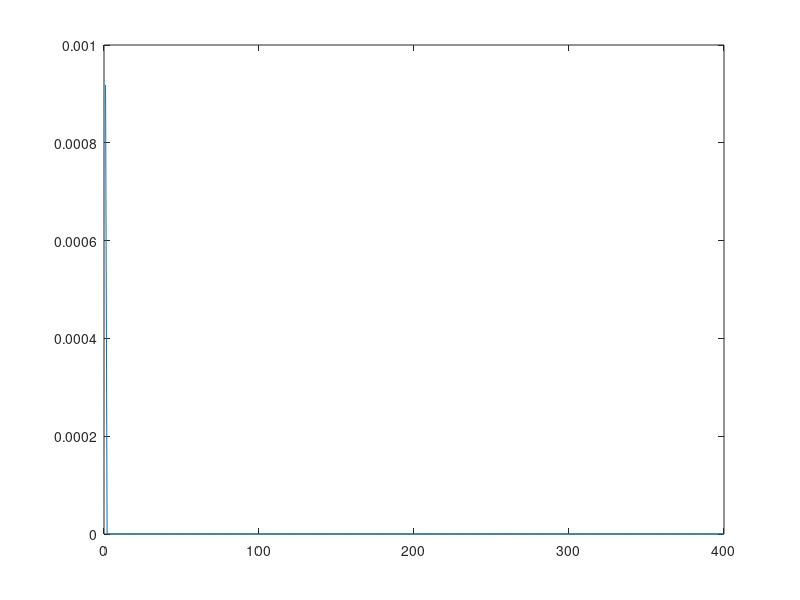

The MATLAB source for this figure:
clc;
clear;
close all;
%F1

K=0.5;
J=0.009;
R=3.4;
r=0.0125;
L=0.47;
d=0.15;
Km=150;
a=0.5*(K^2/(J*R));
Gm=tf([K/(J*R)], [1, K^2/(J*R), 0]);
C0 = tf([Km, Km*a], 1);
Gb = tf([(5/7)*9.81*(r/L)],[1, d, 0]);
Gth=feedback(C0*Gm,1);
%Gth=minreal(Gth,0.0001);
G = Gth*Gb;

%F2

%F3
G1pz =c2d(G, 1/10, 'zoh');

G2pz = minreal(G1pz, 0.0001);

%F5

%Impulse G2pz
impulse(G2pz);
xlim([0.0 40])
xlabel('temps');
ylabel('G2p(z)');
title('G2p(z)');

%Controllable form
Ao = [0 1 0; 0 0 1; 0.6552 -2.305 2.65];
Bo = [0; 0; 1];
Co = [0.0006173 0.0003185 0.0009183];
Do = [0];
sc = ss(Ao, Bo, Co, Do, 1/10);
[Vo, Do] = eig(Ao);
V_1o=inv(Vo);



k=1:1:400;

y_k = zeros(1,400);
x_0o=[0;0;0];
for i = 1: size(k)
    phita = Vo*(Do^i)*V_1o;
    phita_1 = Vo*(Do^(i-1))*V_1o;
    x_k = phita*x_0o + phita_1*Bo;
    y_k(i) = Co*x_k;
end;
plot(k, y_k);
    


%tm = Vo*(Do^k)*V_1o;
%CO = ctrb(sc);

%Observable Form
Ac = [0 0 0.6552; 1 0 -2.305; 0 1 2.65];
Bc = [0.0006173;0.0003185;0.0006173];
Cc = [0 0 1];
Dc = [0];
so = ss(Ac, Bc, Cc, Dc);
OB = obsv(so);
